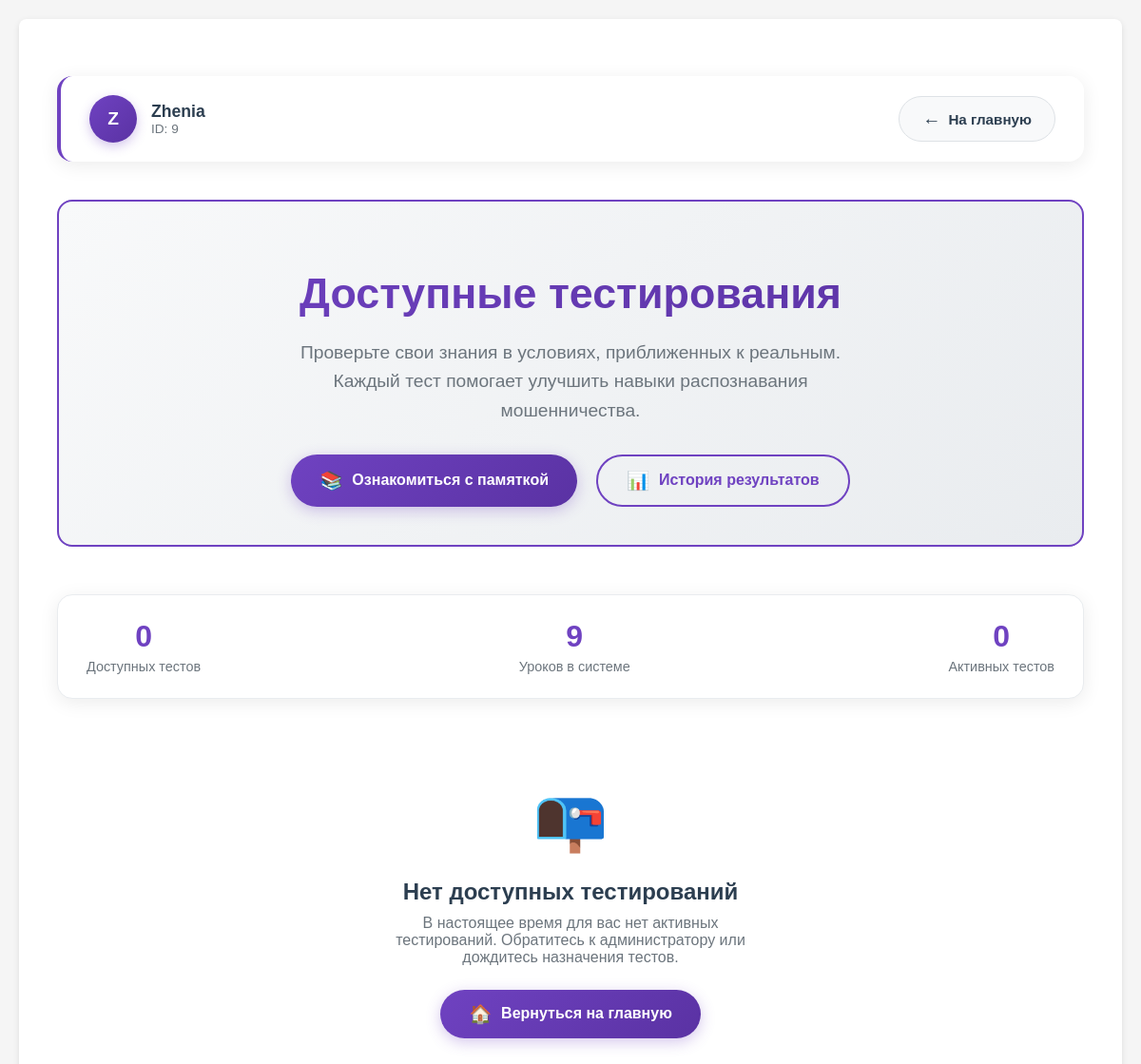
Screenshot of /test_room_preview (signed in) with the database file from the repository.
### app.py (models this page shows, shortened)
class User(db.Model, UserMixin):
    __tablename__ = 'Users'
    id =  db.Column(db.Integer, primary_key=True)
    username = db.Column(db.String(64), unique=True, nullable=False)
    password_hash = db.Column(db.String(64), nullable=False)
    privileges = db.Column(db.Integer, default = 0)

### app.py (the view)
@app.route('/test_room_preview')
def test_room_preview():
    curent_user = User.query.filter(
        User.username.ilike(
            session.get('curent_user')
        )
    ).first()
    testings_all = Testing.query.order_by(Testing.id).all()
    testings = list()
    user_results = Result.query.filter_by(user_id=curent_user.id).all()
    for test in testings_all:
        groups = test.group_id
        for group_id in groups:
            group = Group.query.get_or_404(group_id)
            users = group.users
            user_result = [r for r in user_results if r.testing_id == test.id]
            if curent_user.id in users and len(user_result) == 0:
                testings.append(test)
    lessons = Lesson.query.order_by(Lesson.id).all()
    lessons_dict = {lesson.id: lesson for lesson in lessons}
    return render_template('test_room_preview.html',
                           user=curent_user,
                           testings=testings,
                           lessons_dict=lessons_dict)

### app.py (called while the page is built)
@login_manager.user_loader
def load_user(user_id):
    return User.query.get(int(user_id))

### templates/test_room_preview.html (shortened to what this page needs)
{% extends 'base.html' %}
{% block content %}
<div class="testing-container">
    <div class="top-bar">
        <div class="user-info">
            <div class="user-avatar">
                {{ user.username[:1]|upper }}
            </div>
            <div>
                <div class="user-name">{{ user.username }}</div>
                <div class="user-id">ID: {{ user.id }}</div>
            </div>
        </div>
        <a href="{{ url_for('index') }}" class="back-button">
            <span style="font-size: 1.2rem;">←</span>
            На главную
        </a>
    </div>
    <div class="header-section">
        <h1 class="header-title">Доступные тестирования</h1>
        <p class="header-subtitle">
            Проверьте свои знания в условиях, приближенных к реальным.
            Каждый тест помогает улучшить навыки распознавания мошенничества.
        </p>
        <div class="action-buttons">
            <a href="{{ url_for('test_room_memo') }}" class="memo-button">
                <span style="font-size: 1.2rem;">📚</span>
                Ознакомиться с памяткой
            </a>
            <a href="{{ url_for('results_history') if 'results_history' in url_map|map(attribute='endpoint') else url_for('index') }}"
               class="history-button">
                <span style="font-size: 1.2rem;">📊</span>
                История результатов
            </a>
        </div>
    </div>
    <div class="stats-container">
        <div class="stat-item">
            <div class="stat-value">{{ testings|length }}</div>
            <div class="stat-label">Доступных тестов</div>
        </div>
        <div class="stat-item">
            <div class="stat-value">{{ lessons_dict|length }}</div>
            <div class="stat-label">Уроков в системе</div>
        </div>
        <div class="stat-item">
            <div class="stat-value">{{ testings|selectattr('status')|list|length }}</div>
            <div class="stat-label">Активных тестов</div>
        </div>
    </div>
    {% if testings|length > 0 %}
    <div class="filters-container">
        <h3 class="filters-title">
            <span style="font-size: 1.3rem;">🔍</span>
            Поиск тестирований
        </h3>
        <div class="filters-grid">
            <div>
                <input type="text" id="scrollSearchID" class="filter-input"
                       placeholder="ID тестирования...">
            </div>
            <div>
                <input type="text" id="scrollSearchName" class="filter-input"
                       placeholder="Название тестирования...">
            </div>
            <div>
                <input type="text" id="scrollSearchLesson" class="filter-input"
                       placeholder="Название урока...">
            </div>
        </div>
        <div class="filter-actions">
            <button type="button" class="filter-btn search-btn" onclick="searchScrollTable()">
                <span style="font-size: 1rem;">🔍</span>
                Найти
            </button>
            <button type="button" class="filter-btn reset-btn" onclick="clearScrollSearch()">
                <span style="font-size: 1rem;">🔄</span>
                Сбросить
            </button>
        </div>
    </div>
    <div class="testing-table-container">
        <div class="table-scroll">
            <table class="testing-table">
                <thead>
                    <tr>
                        <th style="width: 10%">ID</th>
                        <th style="width: 25%">Название тестирования</th>
                        <th style="width: 25%">Урок</th>
                        <th style="width: 15%">Статус</th>
                        <th style="width: 25%">Действие</th>
                    </tr>
                </thead>
                <tbody id="scrollTableBody">
                    {% for t in testings %}
                    <tr class="scroll-testing-row">
                        <td>
                            <div class="testing-id">#{{ t.id }}</div>
                        </td>
                        <td>
                            <div class="testing-name">{{ t.name }}</div>
                        </td>
                        <td>
                            {% set lesson = lessons_dict.get(t.lesson_id) %}
                            {% if lesson %}
                                <div class="testing-name">{{ lesson.name }}</div>
                                <div class="lesson-info">
                                    ID: {{ lesson.id }} • {{ lesson.questions|length }} заданий
                                </div>
                            {% else %}
                                <div style="color: #dc3545; font-weight: 600;">
                                    <span style="font-size: 0.9rem;">⚠️</span> Урок удален
                                </div>
                                <div class="lesson-info">ID: {{ t.lesson_id }}</div>
                            {% endif %}
                        </td>
                        <td>
                            <span class="status-badge status-active">
                                <span style="font-size: 0.9rem;">✅</span>
                                Активно
                            </span>
                        </td>
                        <td>
                            <form method="get" action="{{ url_for('test_room', test=t.id, step=0) }}"
                                  style="margin: 0;">
                                <input type="hidden" name="testing_id" value="{{ t.id }}">
                                <button type="submit" class="start-button">
                                    <span style="font-size: 1.1rem;">🚀</span>
                                    Приступить к тесту
                                </button>
                            </form>
                        </td>
                    </tr>
                    {% endfor %}
                </tbody>
            </table>
        </div>
    </div>
    {% else %}
    <div class="no-testings">
        <div class="no-testings-icon">📭</div>
        <h3 class="no-testings-title">Нет доступных тестирований</h3>
        <p class="no-testings-text">
            В настоящее время для вас нет активных тестирований.
            Обратитесь к администратору или дождитесь назначения тестов.
        </p>
        <a href="{{ url_for('index') }}" class="create-testing-btn">
            <span style="font-size: 1.2rem;">🏠</span>
            Вернуться на главную
        </a>
    </div>
    {% endif %}
</div>
{% endblock %}
{% set show_footer = False %}

### static/style.css (style rules this page uses)
body { font-family: Arial, sans-serif; margin: 0; padding: 20px; background: #f5f5f5; }

### templates/test_room_preview.html (style rules this page uses)
:root { --primary-color: #6f42c1; --primary-light: #8a63d2; --primary-dark: #5a32a3; --secondary-color: #20c997; --accent-color: #ff6b6b; --warning-color: #ffc107; --text-primary: #2c3e50; --text-secondary: #6c757d; --light-bg: #f8f9fa; --white: #ffffff; --shadow: 0 4px 20px rgba(0, 0, 0, 0.08); --shadow-hover: 0 8px 30px rgba(0, 0, 0, 0.12); --border-radius: 16px; --transition: all 0.3s ease; }
.testing-container { max-width: 1200px; margin: 0 auto; padding: 40px 20px; min-height: 100vh; }
.top-bar { display: flex; justify-content: space-between; align-items: center; margin-bottom: 40px; padding: 20px 30px; background: var(--white); border-radius: var(--border-radius); box-shadow: var(--shadow); border-left: 4px solid var(--primary-color); }
.user-info { display: flex; align-items: center; gap: 15px; }
.user-avatar { width: 50px; height: 50px; background: linear-gradient(135deg, var(--primary-color), var(--primary-dark)); border-radius: 50%; display: flex; align-items: center; justify-content: center; color: var(--white); font-weight: 600; font-size: 1.2rem; box-shadow: 0 4px 12px rgba(111, 66, 193, 0.3); }
.user-name { font-weight: 600; color: var(--text-primary); font-size: 1.1rem; }
.user-id { font-size: 0.85rem; color: var(--text-secondary); }
.back-button { display: inline-flex; align-items: center; gap: 8px; padding: 12px 24px; background: var(--light-bg); color: var(--text-primary); border: 1px solid #dee2e6; border-radius: 50px; text-decoration: none; font-weight: 600; font-size: 0.95rem; transition: var(--transition); }
.header-section { text-align: center; margin-bottom: 50px; padding: 40px; background: linear-gradient(135deg, #f8f9fa 0%, #e9ecef 100%); border-radius: var(--border-radius); border: 2px solid var(--primary-color); }
.header-title { font-size: 2.8rem; font-weight: 800; color: var(--text-primary); margin-bottom: 20px; line-height: 1.2; background: linear-gradient(135deg, var(--primary-color), var(--primary-dark)); -webkit-background-clip: text; -webkit-text-fill-color: transparent; background-clip: text; }
.header-subtitle { font-size: 1.2rem; color: var(--text-secondary); max-width: 600px; margin: 0 auto 30px; line-height: 1.6; }
.action-buttons { display: flex; justify-content: center; gap: 20px; flex-wrap: wrap; }
.memo-button { display: inline-flex; align-items: center; gap: 10px; padding: 14px 30px; background: linear-gradient(135deg, var(--primary-color), var(--primary-dark)); color: var(--white); border: none; border-radius: 50px; font-weight: 700; font-size: 1rem; cursor: pointer; transition: var(--transition); text-decoration: none; box-shadow: 0 4px 15px rgba(111, 66, 193, 0.3); }
.history-button { display: inline-flex; align-items: center; gap: 10px; padding: 14px 30px; background: transparent; color: var(--primary-color); border: 2px solid var(--primary-color); border-radius: 50px; font-weight: 700; font-size: 1rem; cursor: pointer; transition: var(--transition); text-decoration: none; }
.no-testings { text-align: center; padding: 60px 20px; color: var(--text-secondary); }
.no-testings-icon { font-size: 4rem; margin-bottom: 20px; color: #dee2e6; }
.no-testings-title { font-size: 1.5rem; color: var(--text-primary); margin-bottom: 10px; }
.no-testings-text { max-width: 400px; margin: 0 auto 25px; }
.create-testing-btn { display: inline-flex; align-items: center; gap: 10px; padding: 14px 30px; background: linear-gradient(135deg, var(--primary-color), var(--primary-dark)); color: var(--white); border: none; border-radius: 50px; font-weight: 700; font-size: 1rem; cursor: pointer; transition: var(--transition); text-decoration: none; box-shadow: 0 4px 15px rgba(111, 66, 193, 0.3); }
.stats-container { display: flex; justify-content: space-between; background: var(--white); border-radius: var(--border-radius); padding: 25px 30px; margin-bottom: 30px; box-shadow: var(--shadow); border: 1px solid #e9ecef; }
.stat-item { text-align: center; }
.stat-value { font-size: 2rem; font-weight: 800; color: var(--primary-color); margin-bottom: 5px; }
.stat-label { font-size: 0.9rem; color: var(--text-secondary); font-weight: 500; }

### rows the page displays
User: username "Z", username "Zhenia", id "9"

### other values shown
{{ testings|length }} "0"
{{ lessons_dict|length }} "9"
{{ testings|selectattr('status')|list|length }} "0"
